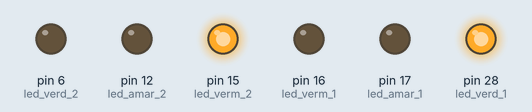
Simulated run of this program. Board: MicroPython board. Parts: output pins drawn as LEDs (lit = HIGH).

Above: at 2.0 s.
At 5.0 s:
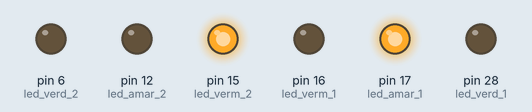
At 8.0 s:
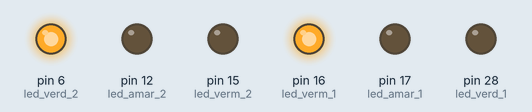
At 11.0 s:
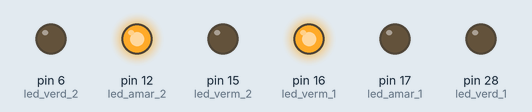
Timing chart, 0 to 15.6 s (numbered marks = the images above):
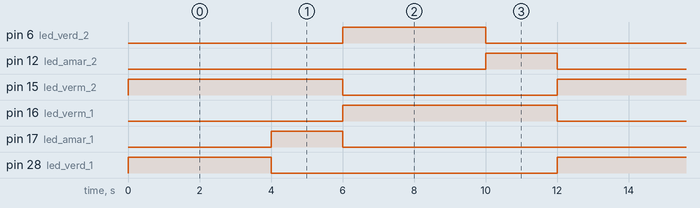

Measured:
- by itself, pin 6 (led_verd_2), pin 28 (led_verd_1): alternates HIGH for 4.0 s and LOW for 8.0 s
- by itself, pin 12 (led_amar_2), pin 17 (led_amar_1): alternates HIGH for 2.0 s and LOW for 10.0 s
- by itself, pin 15 (led_verm_2), pin 16 (led_verm_1): alternates HIGH for 6.0 s and LOW for 6.0 s

The program:

monica_cotrim_manfrinato_semaforo_alternado.py
```python
from utime import sleep
from machine import Pin

led_verm_1 = Pin((16),Pin.OUT)
led_amar_1 = Pin((17),Pin.OUT)
led_verd_1 = Pin((28),Pin.OUT)

led_verm_2 = Pin((15),Pin.OUT)
led_amar_2 = Pin((12),Pin.OUT)
led_verd_2 = Pin((6),Pin.OUT)

while True:
    led_amar_2.off() #semáforo 1 fica verde e o 2 vermelho
    led_verm_1.off()
    led_verd_1.on()
    led_verm_2.on()
    sleep(4)
    led_verd_1.off() #semáforo 1 fica amarelo e o 2 continua vermelho
    led_amar_1.on()
    sleep(2)
    led_amar_1.off() #semáforo 1 fica vermelho e o 2 verde
    led_verm_2.off()
    led_verm_1.on()
    led_verd_2.on()
    sleep(4)
    led_verd_2.off() #semáforo 1 continua vermelho e o 2 amarelo
    led_amar_2.on() #semáforoa amarelo 2 vai mudar pra vermelho e o 1 vai pra verde (reinicia o código)
    sleep(2)
```
